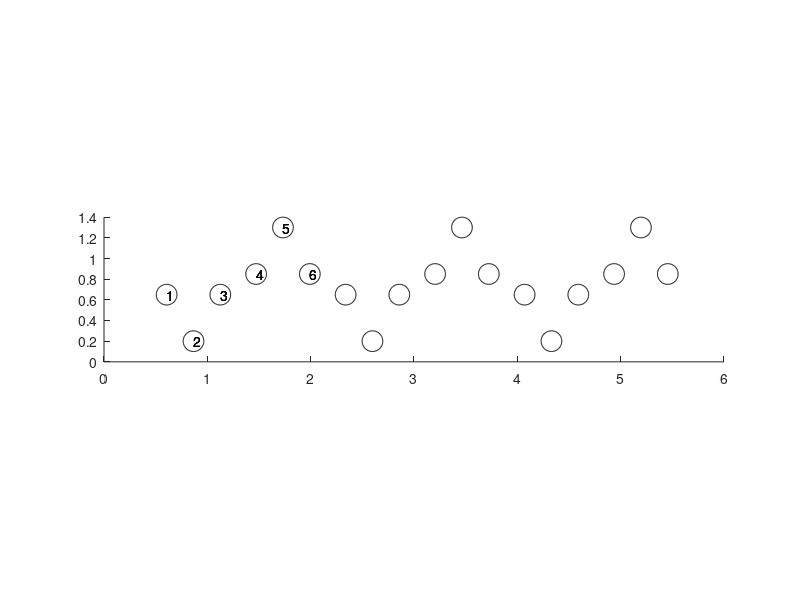

Reproduce this figure in MATLAB. (Note: this script raises an error after producing the figure.)
% Computes the band functions of the 1D infinite structure 
% of supercell, this produces the figure 6 of the paper

% Define the modulation parameters
Omega = 0.2; 

L_unit = sqrt(3);

%%% Set reciprocal vectors
b1 = pi/L_unit;

%%% Set symmetry points in reciprocal space
pointG = 0;
pointM = b1;
N = 6;
epsr = 0.3*ones(1,N);

%%% Radius of bubble
R=0.1*ones(N,1);
vol = pi*R.^2;
%%% Material parameters for bubble
rho_0 = 9000;
rho_b = 1;
kappa_0 = 9000;
kappa_b = 1;

rho0 = 1e3;             % background material
kappa0 = 1e3;           % background material
    
%%% High contrast parameter \delta
delta = rho_b/rho_0;
% weight = delta*kappa_b/rho_b/vol;

%%% Set positions of two bubbles in unit cell
 % supercell
N=6;
D = 1; 
L1x = D*sqrt(3);
L2x = D*sqrt(3)/2;
L2y = D*3/2;
L1 = [L1x,0];
L2 = [L2x,L2y];
c1 = 1/3*(L1+L2);
c2 = 2/3*(L1+L2);
eps = 3*R(1); %eps = 3*R;
l = @(theta) eps*[cos(theta+pi/6),sin(theta+pi/6)];
c = [c1+l(2*pi/3);c1+l(4*pi/3);c1+l(0);c2+l(pi/3);c2+l(3*pi/3);c2+l(5*pi/3)];%% Plot the geometry
c = sortrows(c,1);

figure, hold on
t = linspace(0,2*pi);
for i = 0:2
    for n = 1:N
        plot(c(n,1)+R(n)*cos(t)+i*L_unit, c(n,2)+R(n)*sin(t),'k')  
        text(c(n,1),c(n,2),num2str(n));
    end
end

daspect([1 1 1])
hold off
close

%%% Define the time modulation
phii = [2/3,4/3,0,2/3,0,4/3]*pi;
rhot = @(t) 1./(1+epsr.*cos(Omega*t+phii));

epsk= 0;
sqrtkappat = @(t) [1./sqrt(1+cos(Omega*t+[0:1/(N-1):1]*pi).*epsk)];
w3 = @(t) [Omega^2*(4*cos(Omega*t+[0:1/(N-1):1]*0.5*pi).*epsk+(3+cos(2*(Omega*t+[0:1/(N-1):1]*0.5*pi))).*epsk)./(8*(1+cos(Omega*t+[0:1/(N-1):1].*0.5*pi).*epsk).^2)];
T = 2*pi/Omega;

%%% Set the discretization or truncation parameters
N_multipole=3;
N_a = 100;
% alps = linspace(-pointM,pointM,N_a);
alps = [linspace(-pointM,pointM,N_a)];

%%% Precompute values of zeta function (used in computation of lattice sums, just for acceleration)
d_zeta=makezetadata;
BandData = zeros(2*N,N_a);
cnd = zeros(1,N_a);

k0 = 0.001;
[Jdata,Hdata] = makeJHdata0(k0,R,N_multipole);
JHijdata = makeJHijexpdata(k0,c,N_multipole);
for alp_ind = 1:N_a
    %%% Set quasi-periodic parameter \alpha
    alp =  alps(alp_ind);
    %%% Compute the operator A
    C = makeC_1D(k0,R,alp,L_unit,d_zeta,Jdata,Hdata,JHijdata,N,N_multipole);
    M = @(t) Mfunc(t,delta,kappa_b,rho_b,vol,C,rhot,sqrtkappat,w3);

    [BandData(:, alp_ind), cnd(alp_ind)] = hill_exp(T,M,N);
end  

%% Plots the solution and saves good images
fsz = 16;
lfsz = 14;
alw = 0.75;
lw = 1.2;

[w_real_temp, I_sort] = sort(real(BandData)); % sort(real(bands),1);
for I_a=1:N_a
    for I_w=1:2*N
        w_imag_temp(I_w,I_a) = imag(BandData(I_sort(I_w,I_a),I_a)); % sort(imag(bands),1);
    end
end

Ias = find(max(abs(w_imag_temp))>1e-4);
[w_i_sort, I_sort] = sort(w_imag_temp(N+1:2*N,Ias));

w_imag = sort(w_imag_temp);
w_real = w_real_temp;

for I_a=1:N_a
    for I_w=1:N*2
        if w_real(I_w,I_a) > Omega/2*(1-1e-6)
            w_real(I_w,I_a) = w_real(I_w,I_a) - Omega;
        end
    end
end
figure
hold on
for I_w = N+1:2*N
plot(alps,w_real(I_w,:),'.b','LineWidth',lw)
% plot(alps,w_imag(I_w,:),'-.r','LineWidth',lw)
end

% PLot band gap
% 
for j = N+1:2*N-2
plot(alps(2:N_a/2),max(w_real(j,2:N_a/2))*ones(1,(N_a/2-1)),'r')
plot(alps(2:N_a/2),min(w_real(j+1,2:N_a/2))*ones(1,(N_a/2-1)),'r')
plot(alps(N_a/2+1:N_a-1),max(w_real(j,N_a/2+1:N_a-1))*ones(1,(N_a/2-1)),'r')
plot(alps(N_a/2+1:N_a-1),min(w_real(j+1,N_a/2+1:N_a-1))*ones(1,(N_a/2-1)),'r')
end
% ylim([min([w_real(7,2),w_real(8,2),w_real(7,N_a-1),w_real(8,N_a-1)]),max([w_real(7,2),w_real(8,2),w_real(7,N_a-1),w_real(8,N_a-1)])]);

x = [ -pointM, 0,  pointM];
y= ['$-\pi/L$';'$\Gamma$';' $\pi/L$'];

xlim([-pointM,pointM])

set(gca,'XTick',x); % Change x-axis ticks
set(gca,'XTickLabel',y); 

set(gca,'xgrid','on')

%legend('Real part','Imaginary part','position',[0.74,0.62,0.2,0.1],'interpreter','latex','FontSize',lfsz);
xlabel('Quasiperiodicity $\alpha$','interpreter','latex');
ylabel('Frequency $\omega$','interpreter','latex');
ax = gca;

set(gcf, 'Position', [0, 0, 600, 500])
set(gca, 'FontSize', fsz, 'LineWidth', alw);
set(gca,'TickLabelInterpreter','latex')
ax = gca;
outerpos = ax.OuterPosition;
ti = ax.TightInset; 
left = outerpos(1) + ti(1);
bottom = outerpos(2) + ti(2);
ax_width = outerpos(3) - ti(1) - ti(3);
ax_height = outerpos(4) - ti(2) - ti(4);
ax.Position = [left*1.15 bottom ax_width*0.99 ax_height];
%print('SLresmod_b','-depsc');
print('oneDunfolded','-depsc');

%%% Assemble matrix M
function out = Mfunc(t,delta,kappab,rhob,vol,C,rhot,sqrtkappat,w3)
Rho = diag(rhot(t));
Rinv = diag(1./rhot(t));
K = diag(sqrtkappat(t));
W3 = diag(w3(t));
out = delta*kappab/rhob*inv(diag(vol))*K*Rho*C*K*Rinv + W3;
end